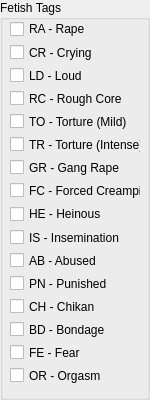
              <widget class="QGroupBox" name="groupBox_9">
               <property name="minimumSize">
                <size>
                 <width>0</width>
                 <height>400</height>
                </size>
               </property>
               <property name="title">
                <string>Fetish Tags</string>
               </property>
               <widget class="QWidget" name="verticalLayoutWidget_12">
                <property name="geometry">
                 <rect>
                  <x>10</x>
                  <y>20</y>
                  <width>131</width>
                  <height>364</height>
                 </rect>
                </property>
                <layout class="QVBoxLayout" name="verticalLayout_17">
                 <item>
                  <widget class="QCheckBox" name="checkBox_fet_RA">
                   <property name="toolTip">
                    <string>forced, usually by strangers</string>
                   </property>
                   <property name="text">
                    <string>RA - Rape</string>
                   </property>
                  </widget>
                 </item>
                 <item>
                  <widget class="QCheckBox" name="checkBox_fet_CR">
                   <property name="toolTip">
                    <string>girl really isn't having much fun; ugly crying- tears, snot, etc required</string>
                   </property>
                   <property name="text">
                    <string>CR - Crying</string>
                   </property>
                  </widget>
                 </item>
                 <item>
                  <widget class="QCheckBox" name="checkBox_fet_LD">
                   <property name="toolTip">
                    <string>loud moaning, screaming, sweaty, intense orgasms, whatever</string>
                   </property>
                   <property name="text">
                    <string>LD - Loud</string>
                   </property>
                  </widget>
                 </item>
                 <item>
                  <widget class="QCheckBox" name="checkBox_fet_RC">
                   <property name="toolTip">
                    <string>uncomfortable and rough sex. Can involve stuff like wrestling, extrenuation</string>
                   </property>
                   <property name="text">
                    <string>RC - Rough Core</string>
                   </property>
                  </widget>
                 </item>
                 <item>
                  <widget class="QCheckBox" name="checkBox_fet_TO">
                   <property name="toolTip">
                    <string>simple vibrator torture. Sensory overload, maybe a tiny bit of pain, but nothing serious</string>
                   </property>
                   <property name="text">
                    <string>TO - Torture (Mild)</string>
                   </property>
                  </widget>
                 </item>
                 <item>
                  <widget class="QCheckBox" name="checkBox_fet_TR">
                   <property name="toolTip">
                    <string>a notch about rough core, usually the creepy Night24 stuff. Pain</string>
                   </property>
                   <property name="text">
                    <string>TR - Torture (Intense)</string>
                   </property>
                  </widget>
                 </item>
                 <item>
                  <widget class="QCheckBox" name="checkBox_fet_GR">
                   <property name="toolTip">
                    <string>forced, by multiple</string>
                   </property>
                   <property name="text">
                    <string>GR - Gang Rape</string>
                   </property>
                  </widget>
                 </item>
                 <item>
                  <widget class="QCheckBox" name="checkBox_fet_FC">
                   <property name="toolTip">
                    <string>girl is upset -in particular- about getting creampied</string>
                   </property>
                   <property name="text">
                    <string>FC - Forced Creampie</string>
                   </property>
                  </widget>
                 </item>
                 <item>
                  <widget class="QCheckBox" name="checkBox_fet_HE">
                   <property name="toolTip">
                    <string>some really bad shit happens. Reserved for the extra fucked up stuff</string>
                   </property>
                   <property name="text">
                    <string>HE - Heinous</string>
                   </property>
                  </widget>
                 </item>
                 <item>
                  <widget class="QCheckBox" name="checkBox_fet_IS">
                   <property name="toolTip">
                    <string>somehow seperates itself from usual creampie. Point is that they're making a baby</string>
                   </property>
                   <property name="text">
                    <string>IS - Insemination</string>
                   </property>
                  </widget>
                 </item>
                 <item>
                  <widget class="QCheckBox" name="checkBox_fet_AB">
                   <property name="toolTip">
                    <string>girl is being bullied, teased - different from being rough or tortured</string>
                   </property>
                   <property name="text">
                    <string>AB - Abused</string>
                   </property>
                  </widget>
                 </item>
                 <item>
                  <widget class="QCheckBox" name="checkBox_fet_PN">
                   <property name="toolTip">
                    <string>punishment and other general physical discipline or beating</string>
                   </property>
                   <property name="text">
                    <string>PN - Punished</string>
                   </property>
                  </widget>
                 </item>
                 <item>
                  <widget class="QCheckBox" name="checkBox_fet_CH">
                   <property name="toolTip">
                    <string>girls getting molested in a crowded area</string>
                   </property>
                   <property name="text">
                    <string>CH - Chikan</string>
                   </property>
                  </widget>
                 </item>
                 <item>
                  <widget class="QCheckBox" name="checkBox_fet_BD">
                   <property name="toolTip">
                    <string>ropes, restraints, etc</string>
                   </property>
                   <property name="text">
                    <string>BD - Bondage</string>
                   </property>
                  </widget>
                 </item>
                 <item>
                  <widget class="QCheckBox" name="checkBox_fet_FE">
                   <property name="toolTip">
                    <string>scared girls feeling their well being is in danger. Fearful</string>
                   </property>
                   <property name="text">
                    <string>FE - Fear</string>
                   </property>
                  </widget>
                 </item>
                 <item>
                  <widget class="QCheckBox" name="checkBox_fet_OR">
                   <property name="toolTip">
                    <string>girls made to cum specifically</string>
                   </property>
                   <property name="text">
                    <string>OR - Orgasm</string>
                   </property>
                  </widget>
                 </item>
                </layout>
               </widget>
              </widget>
